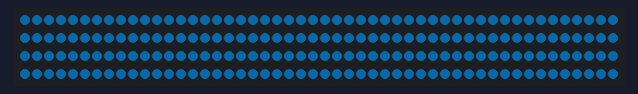
This sketch was run on a simulated Arduino Uno, built with avr-gcc and run on an emulated ATmega328P. On the bench: 200 RGB LEDs in strip order, left to right, continuing on the next row. Dim RGB values are drawn brighter than linear.

Above: at 0.36 s.
At 1.25 s:
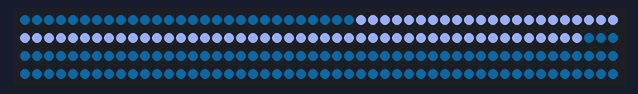
At 4.57 s:
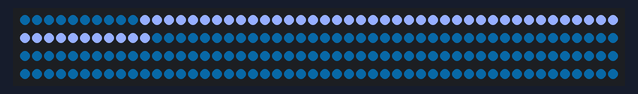
At 17.75 s:
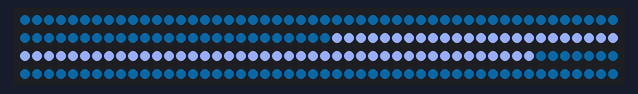
At 31.07 s:
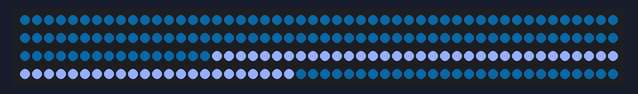
At 39.85 s:
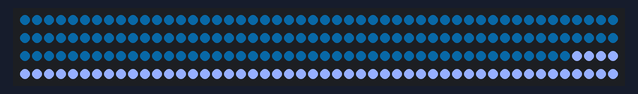

The sketch:

lightningcode5.ino
```cpp
#include <FastLED.h>

//config
//some good ones: maxL = 20, maxSim = 12
const short max_times = 5; //max times a flash will repeat
const int flash_delay_min = 7;
const int flash_delay_max = 20;
const short max_sim = 1; //max simultaneous flashes
const int fcol [] = {150,175,255}; //flash color //light blue
const int ncol[] = {2,25,40};
const int ecol [] = {ncol[0]+10,ncol[0]+10,ncol[2]+40};
const short maxLength = 100; //max flash length (leds) was 35
const short minLength = 50; // min flash length
const short ext = 0; //how far to make the light flash extend (the dimmer part)
const int numLeds = 200; //was 195
const int max_wait = 1500; //time to wait before issuing a new sequence
const int max_tries_to_enter = 10; //max number of times random coords will be generated when adding a sequence

CRGB leds[numLeds];
typedef struct
  {
    bool on; //currently on or off
    bool valid;
    int st; //start index
    int en; //end index
    int maxF; // max # of flashes
    int del; //flash delay
    int timesF; //times flashed
    long nextT; //time of next update
  } flash_t;

flash_t flashes [max_sim];

void setup(){
  FastLED.addLeds<WS2812, 2, GRB>(leds, numLeds);
  Serial.begin(9600);
  for(int i = 0; i<max_sim; ++i){
    flashes[i].valid = false;
    flashes[i].nextT = 0;
  }
  for(int i = 0; i<numLeds; ++i){
    leds[i] = CRGB(ncol[0],ncol[1],ncol[2]);
  }
  FastLED.show();
}

void setSP(flash_t* f){
  int count = 0;
  while(count < max_tries_to_enter){
    int start = micros()%(numLeds-minLength); //adjust this
    int fin = start+ (micros()%(maxLength-minLength))+minLength;
    if(fin >= numLeds){
      fin = numLeds-1;
    }
    bool ok = true;
    flash_t check;
    for(int i = 0; i<max_sim; ++i){
      check = flashes[i];
      if(check.valid){
        if(start >= check.st && start < check.en){
          ok = false;
        }
        if(fin >= check.st && fin <= check.en){
          ok = false;
        }
      }
    }
    if(ok){
      f->st = start;
      f->en = fin;
      f->valid = true;
      return;
    }
    count++;
  }
}


void flashUpdate(flash_t* f){
  if(millis() >= f->nextT){
  if(f->valid == false && millis()>= f->nextT){ //make a new flash
    //make values
    setSP(f);
    int fdel = (micros()%(flash_delay_max-flash_delay_min))+flash_delay_min;
    int maxFlashes = (micros()%max_times)+1;
    //put em in
    f->del = fdel;
    f->maxF = maxFlashes;
    //set other vals
    f->on = false;
    //f->valid = true;
    f->timesF = 0;
    f->nextT = 0;
  }
  //time to update
  if(f->valid && millis()>= f->nextT){
    //currently mid-flash
    if(f->on){
      //turn off the lights
      for(int j = (f->st)-ext; j <= (f->en)+ext; ++j){
        if(j >=0 && j<numLeds){
          leds[j] = CRGB(ncol[0],ncol[1],ncol[2]);
        }
      }
      f->on = false;
      f->nextT = millis()+(f->del);
      FastLED.show();
      //if done flashing, make it invalid
      if(f->maxF == f->timesF){
        f->valid = false;
        f->nextT = millis()+(micros()%max_wait);
      }
    }
    else{
      //turn on lights (main flash)
      for(int j = f->st; j<= (f->en); j++){
        leds[j] = CRGB(fcol[0],fcol[1],fcol[2]);
      }
      //turn on lights (flash extend)

      for(int j = 1; j<=ext; j++){
        if((f->en)+j < numLeds){
          leds[(f->en)+j] = CRGB(ecol[0],ecol[0],ecol[2]);
        }
        if((f->st)-j >= 0){
          leds[(f->st)-j] = CRGB(ecol[0],ecol[0],ecol[2]);
        }
      }

      FastLED.show();
      //do other stuff
      f->on = true;
      f->timesF = (f->timesF)+1;
      f->nextT = (f->del)+millis();
    }
  }
  }
}

void printFlash(int index){
  Serial.print(index);
  Serial.print(": Start: ");
  Serial.print(flashes[index].st);
  Serial.print(" End: ");
  Serial.print(flashes[index].en);
  Serial.print(" #fs: ");
  Serial.print(flashes[index].timesF);
  Serial.print(" maxF: ");
  Serial.print(flashes[index].maxF);
  Serial.print(" nextUpdate: ");
  Serial.print(flashes[index].nextT);
  Serial.println();

}

void loop(){
  for(int i = 0; i<max_sim; ++i){
    //printFlash(i);
    flashUpdate(&flashes[i]);
  }
}
```
